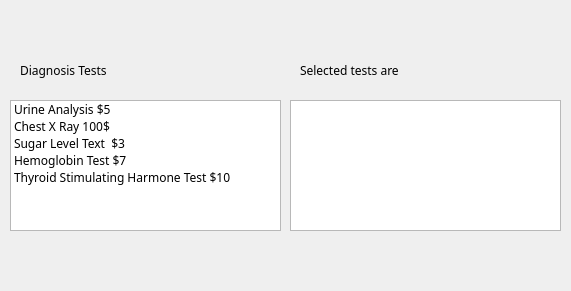
<?xml version="1.0" encoding="UTF-8"?>
<ui version="4.0">
 <class>Dialog</class>
 <widget class="QDialog" name="Dialog">
  <property name="geometry">
   <rect>
    <x>0</x>
    <y>0</y>
    <width>571</width>
    <height>291</height>
   </rect>
  </property>
  <property name="font">
   <font>
    <family>Monaco</family>
    <pointsize>9</pointsize>
   </font>
  </property>
  <property name="windowTitle">
   <string>Dialog</string>
  </property>
  <widget class="QListWidget" name="listWidgetSelectedTests">
   <property name="geometry">
    <rect>
     <x>290</x>
     <y>100</y>
     <width>271</width>
     <height>131</height>
    </rect>
   </property>
   <property name="selectionMode">
    <enum>QAbstractItemView::MultiSelection</enum>
   </property>
  </widget>
  <widget class="QListWidget" name="listWidgetDiagnosis">
   <property name="geometry">
    <rect>
     <x>10</x>
     <y>100</y>
     <width>271</width>
     <height>131</height>
    </rect>
   </property>
   <property name="selectionMode">
    <enum>QAbstractItemView::MultiSelection</enum>
   </property>
   <item>
    <property name="text">
     <string>Urine Analysis $5</string>
    </property>
   </item>
   <item>
    <property name="text">
     <string>Chest X Ray 100$</string>
    </property>
   </item>
   <item>
    <property name="text">
     <string>Sugar Level Text  $3</string>
    </property>
   </item>
   <item>
    <property name="text">
     <string>Hemoglobin Test $7</string>
    </property>
   </item>
   <item>
    <property name="text">
     <string>Thyroid Stimulating Harmone Test $10</string>
    </property>
   </item>
  </widget>
  <widget class="QLabel" name="label">
   <property name="geometry">
    <rect>
     <x>20</x>
     <y>60</y>
     <width>121</width>
     <height>21</height>
    </rect>
   </property>
   <property name="text">
    <string>Diagnosis Tests</string>
   </property>
  </widget>
  <widget class="QLabel" name="label_2">
   <property name="geometry">
    <rect>
     <x>300</x>
     <y>60</y>
     <width>131</width>
     <height>21</height>
    </rect>
   </property>
   <property name="text">
    <string>Selected tests are</string>
   </property>
  </widget>
 </widget>
 <resources/>
 <connections/>
</ui>
